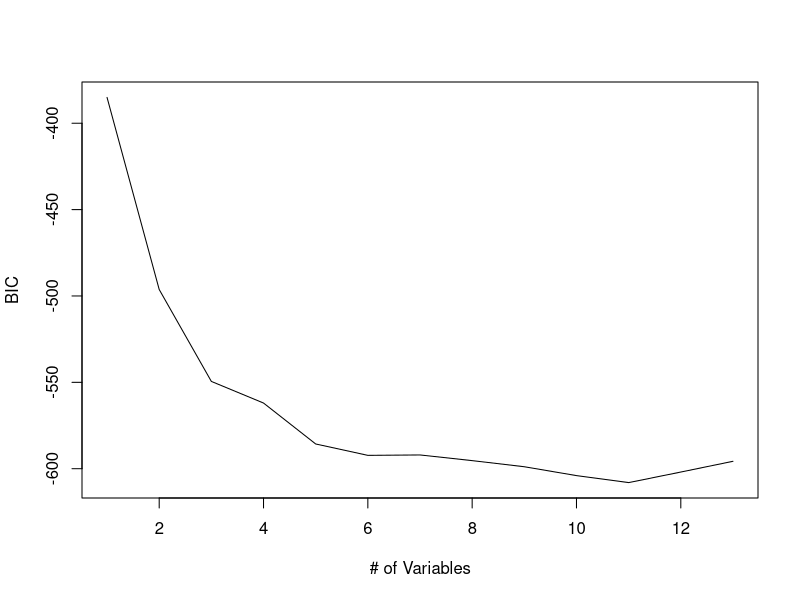
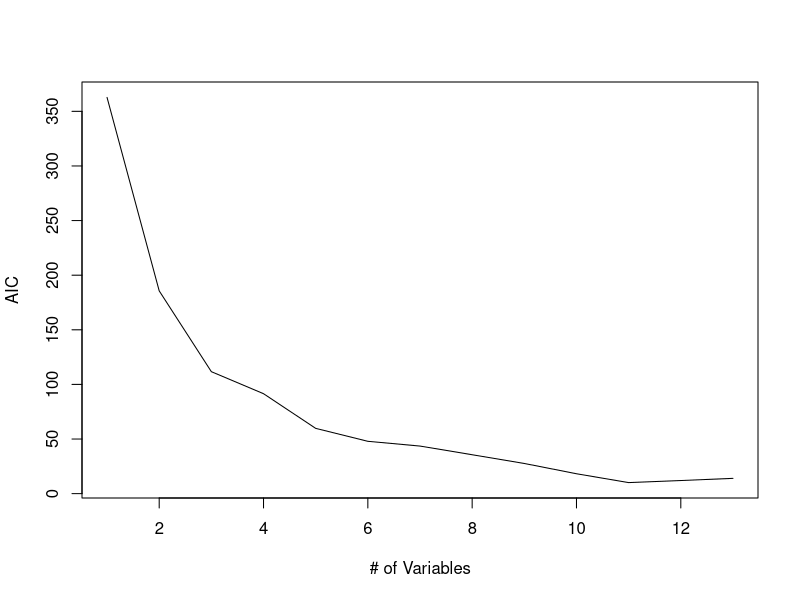
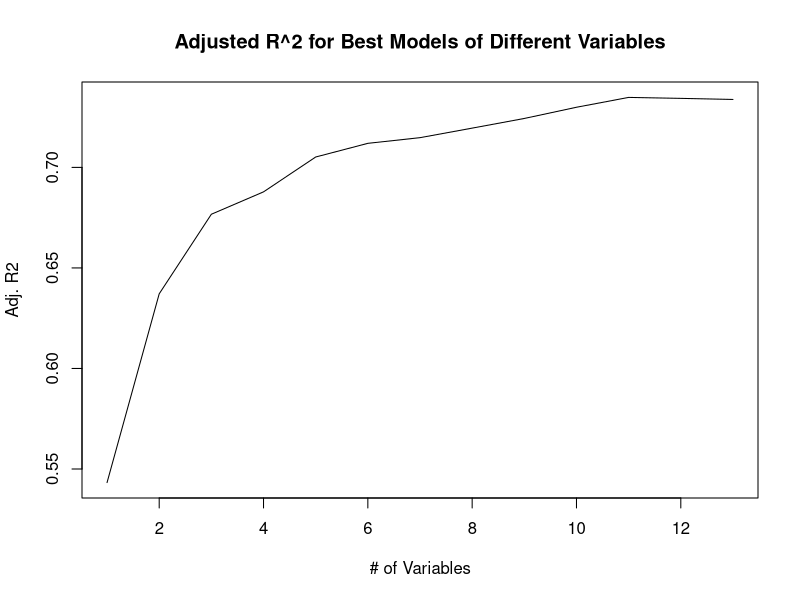

Recreate these plots in R, in order.
library(MASS)

boston_df <- Boston

head(boston_df)
print(colnames(boston_df))

# Total Sum of Squares of medv
tss <- sum(boston_df$medv^2)
sprintf('TSS: %f', tss)

# Create Linear Model
lm.fit <- lm(medv ~ lstat + age, data = boston_df)
summary(lm.fit)

# Residual Sum of Squares
rss <- deviance(lm.fit)
sprintf('RSS: %f', rss)

names(lm.fit)
summary(lm.fit)

anova(lm.fit)
boston_df$age[1:5]

sapply(boston_df, mode)
lm.fit.full <- lm(medv ~ ., data = boston_df)
summary(lm.fit.full)
num_predictors <- length(lm.fit.full$coefficients) - 1
print(num_predictors)

library(car)
vif(lm.fit.full)

lm.fit.all.but.age <- lm(medv ~ . - age, data = boston_df)
summary(lm.fit.all.but.age)
mse <- function(m) {
  return(mean(m$residuals^2))
}

mse(lm.fit.full)
mse(lm.fit.all.but.age)
AIC(lm.fit.full)
BIC(lm.fit.full)
AIC(lm.fit.all.but.age)
BIC(lm.fit.all.but.age)

library(leaps)
lm.bwd <- regsubsets(medv ~ ., data = boston_df, method = 'backward', nvmax = 19)
summary(lm.bwd)
names(summary(lm.bwd))
plot(summary(lm.bwd)$bic, xlab = "# of Variables", ylab = "BIC", type = "l")
plot(summary(lm.bwd)$cp, xlab = "# of Variables", ylab = "AIC", type = "l")
plot(summary(lm.bwd)$adjr2, xlab = "# of Variables", ylab = "Adj. R2", type = "l")
title('Adjusted R^2 for Best Models of Different Variables')
names(data.frame(summary(lm.bwd)['which'])[11,])

best.lm <- lm(medv ~ . - age - indus, data = boston_df)
summary(best.lm)
